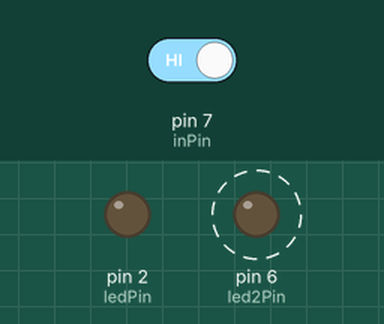
Simulated run of this sketch. Board: Arduino Uno, built with avr-gcc and run on an emulated ATmega328P. Shown: output pins drawn as LEDs (lit = HIGH). Dashed ring = blinking. The inputs (shaded band) are chosen by the test bench; at power-on: pin 7 (inPin) HIGH.

Above: at 1.2 s.
1.3 s: pin 7 (inPin) driven LOW
At 2.8 s:
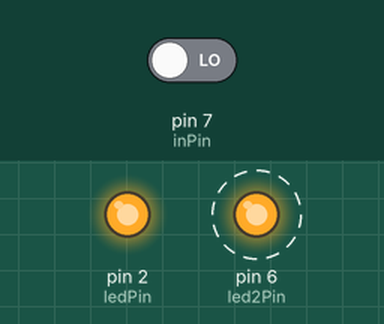
4.3 s: pin 7 (inPin) driven HIGH
At 6.8 s:
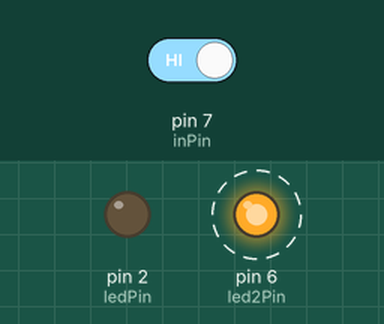
Timing chart, 0 to 13.3 s (numbered marks = the images above; inputs shaded):
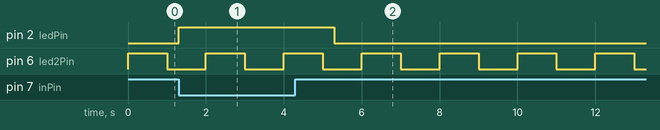

The sketch:

code.ino
```cpp
int ledPin = 2;
int led2Pin = 6;
int inPin = 7;
unsigned long timer = 0;
unsigned long blink = 0;

void setTimer(int duration) {
  digitalWrite(ledPin, HIGH);
  timer = millis();
  timer += duration;
}

void setup()
{
  Serial.begin(9600);
  pinMode(ledPin, OUTPUT);
  pinMode(led2Pin, OUTPUT);
  pinMode(inPin, INPUT);
}

void loop()
{
  // SET TIMER E APAGA O LED APOS O TEMPO
  if (!digitalRead(inPin)) {
    setTimer(1000);
  }
  if (timer < millis()) {
  	digitalWrite(ledPin, LOW);
  }

  // CRIA UM BLINK DE 1 SEGUNDO NO LED ONBOARD 13
  if(blink < millis()){
    if(digitalRead(led2Pin)){
      digitalWrite(led2Pin, LOW);
    } else {
      digitalWrite(led2Pin, HIGH);
    }
    blink += 1000;
  }
}
```

Measured:
- after the input at 1.3 s, pin 2 (ledPin): LOW → HIGH at once
- after the input at 4.3 s, pin 2 (ledPin): HIGH → LOW after 1.0 s
- by itself, pin 6 (led2Pin): alternates HIGH for 1.0 s and LOW for 1.0 s
